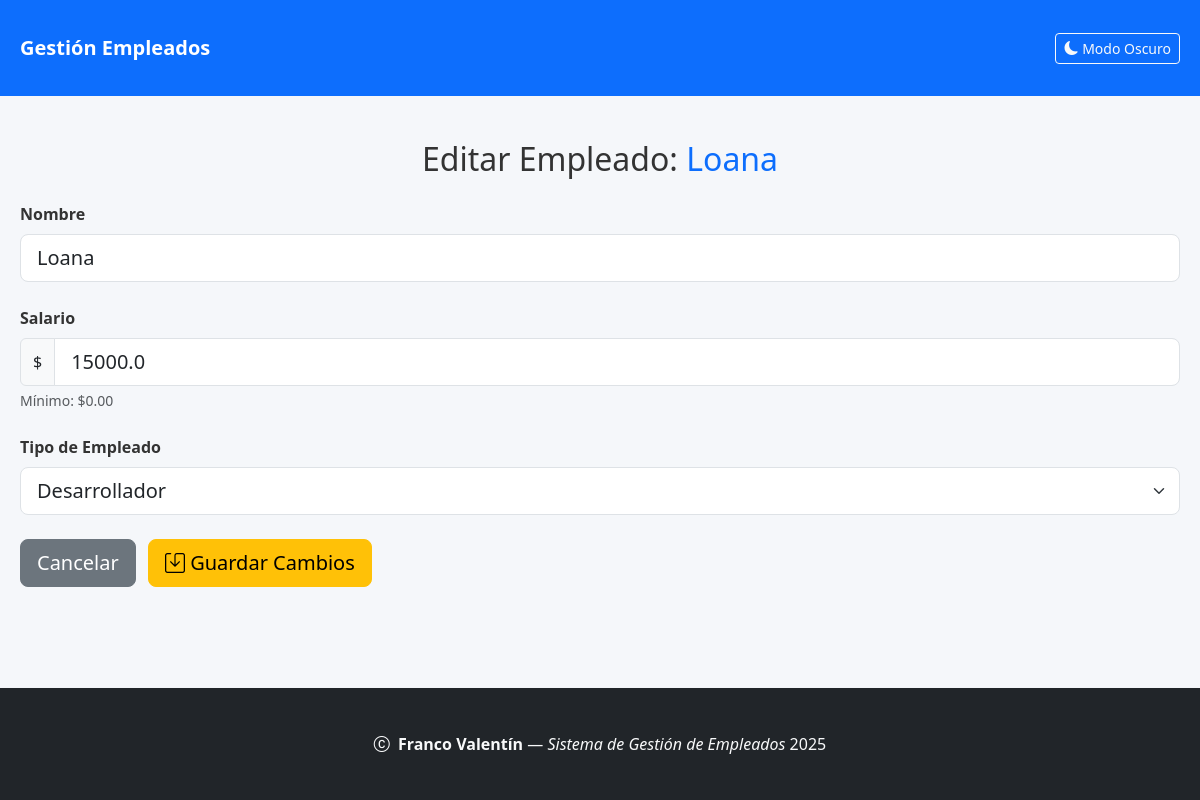
The app's page /editar/3 with its own data.
### models/empleado.py (models this page shows, shortened)
class Empleado(db.Model):
    __tablename__ = 'empleados'
    id = db.Column(db.Integer, primary_key=True)
    nombre = db.Column(db.String(100), nullable=False)
    salario = db.Column(db.Float, nullable=False)
    tipo = db.Column(db.String(50))
    __mapper_args__ = {
        'polymorphic_on': tipo,
        'polymorphic_identity': 'empleado'
    }

### app.py (the view, shortened to what this page needs)
@app.route('/editar/<int:id>', methods=['GET', 'POST'])
def editar(id):
    empleado = Empleado.query.get_or_404(id)
    return render_template('editar.html', empleado=empleado)

### templates/editar.html (shortened to what this page needs)
<!DOCTYPE html>
<html lang="es">
<head>
    <link href="https://cdn.jsdelivr.net/npm/bootstrap@5.3.0/dist/css/bootstrap.min.css" rel="stylesheet" />
    <link rel="stylesheet" href="{{ url_for('static', filename='css/empleados.css') }}" />
    <link rel="stylesheet" href="{{ url_for('static', filename='css/dark-mode.css') }}" />
    <link rel="stylesheet" href="https://cdn.jsdelivr.net/npm/bootstrap-icons@1.10.0/font/bootstrap-icons.css" />
</head>
<body class="d-flex flex-column min-vh-100">
<nav class="navbar navbar-expand-lg navbar-dark bg-primary mb-4">
  <div class="container">
    <a class="navbar-brand fw-bold" href="{{ url_for('index') }}">Gestión Empleados</a>
    <div class="collapse navbar-collapse" id="navbarNav">
      <ul class="navbar-nav ms-auto">
        <li class="nav-item">
          <button id="darkModeToggle" class="btn btn-sm btn-outline-light">
            <i class="bi bi-moon-fill"></i> Modo Oscuro
          </button>
        </li>
      </ul>
    </div>
  </div>
</nav>
<main class="container flex-grow-1">
    <div class="form-container mx-auto">
        <h2 class="mb-4 text-center">Editar Empleado: <span class="text-primary">{{ empleado.nombre }}</span></h2>
        <form method="post" action="{{ url_for('editar', id=empleado.id) }}" class="needs-validation" novalidate>
          <div class="mb-4">
            <label for="nombre" class="form-label fw-semibold">Nombre</label>
            <input type="text" class="form-control form-control-lg" id="nombre" name="nombre" required
                   value="{{ empleado.nombre }}" pattern="[A-Za-záéíóúÁÉÍÓÚñÑ\s]{2,50}">
          </div>
          <div class="mb-4">
            <label for="salario" class="form-label fw-semibold">Salario</label>
            <div class="input-group">
              <span class="input-group-text">$</span>
              <input type="number" step="0.01" min="0" class="form-control form-control-lg"
                     id="salario" name="salario" required value="{{ empleado.salario }}"
                     aria-describedby="salarioHelp">
            </div>
            <div id="salarioHelp" class="form-text">Mínimo: $0.00</div>
          </div>
          <div class="mb-4">
            <label for="tipo" class="form-label fw-semibold">Tipo de Empleado</label>
            <select class="form-select form-select-lg" id="tipo" name="tipo" required>
              <option value="desarrollador" {% if empleado.tipo == 'desarrollador' %}selected{% endif %}>Desarrollador</option>
            </select>
          </div>
          <div class="form-actions">
            <a href="{{ url_for('index') }}" class="btn btn-secondary btn-lg">Cancelar</a>
            <button type="submit" class="btn btn-warning btn-lg ms-2">
              <i class="bi bi-save"></i> Guardar Cambios
            </button>
          </div>
        </form>
    </div>
</main>
<footer class="bg-dark text-light py-4 mt-auto shadow-sm">
  <div class="container text-center">
    <p class="mb-0 fs-6">
      <i class="bi bi-c-circle me-1"></i>
      <strong>Franco Valentín</strong> — <em>Sistema de Gestión de Empleados</em> <span id="current-year"></span>
    </p>
  </div>
</footer>
</body>
</html>

### static/css/empleados.css (style rules this page uses)
body { font-family: 'Segoe UI', Tahoma, Geneva, Verdana, sans-serif; background-color: #f5f7fa; color: #333; }
.container { max-width: 1200px; margin: 0 auto; padding: 20px; }

### records on screen
Empleado: nombre "Loana", salario "15000.0", tipo "Desarrollador"
